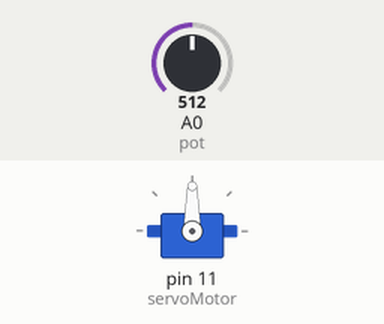
The sketch below on a simulated Arduino Uno, built with avr-gcc and run on an emulated ATmega328P. Shown: servo. The inputs (shaded band) are chosen by the test bench; at power-on: A0 (pot) = 512.

Above: at 1.2 s.
1.3 s: A0 (pot) set to 716
At 1.8 s:
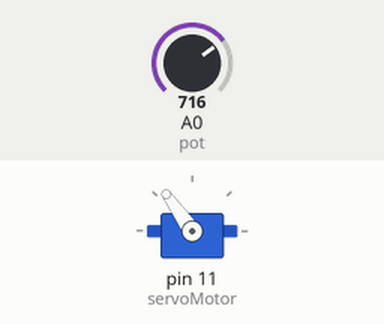
2.8 s: A0 (pot) set to 900
At 3.9 s:
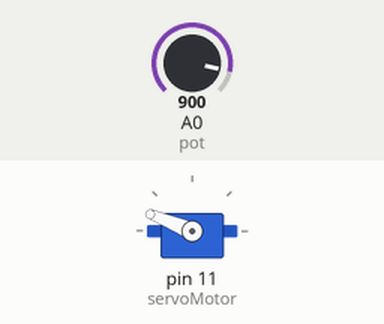
4.3 s: A0 (pot) set to 1023
At 5.4 s:
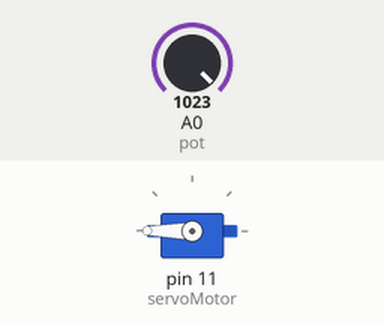
5.8 s: A0 (pot) set to 306
At 6.3 s:
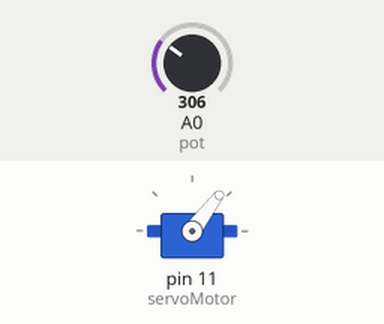
7.3 s: A0 (pot) set to 122
At 7.7 s:
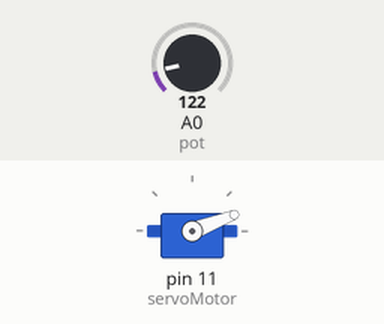
Timing chart, 0 to 9.8 s (numbered marks = the images above; inputs shaded):
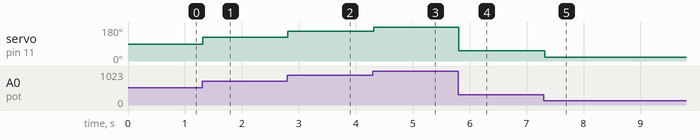

The sketch:

Servo_0_180.ino
```cpp
#include <Servo.h>

// Declaramos la variable para controlar el servo
Servo servoMotor;
int pot = A0;
int val;

void setup() {
  // Iniciamos el monitor serie para mostrar el resultado
  Serial.begin(9600);

  // Iniciamos el servo para que empiece a trabajar con el pin 9
  servoMotor.attach(11);

  // Inicializamos al ángulo 0 el servomotor
  servoMotor.write(20);
}

void loop() {


  val = analogRead(pot);
  val = map(val,0,1023,0,180);

  servoMotor.write(val);
  delay(15);
}

  /*
  // Vamos a tener dos bucles uno para mover en sentido positivo y otro en sentido negativo
  // Para el sentido positivo
  for (int i = 0; i <= 180; i++)
  {
    // Desplazamos al ángulo correspondiente
    servoMotor.write(i);
    Serial.println(i);
    // Hacemos una pausa de 25ms
    delay(25);
  }

  // Para el sentido negativo
  for (int i = 180; i > 0; i--)
  {
    // Desplazamos al ángulo correspondiente
    servoMotor.write(i);
    // Hacemos una pausa de 25ms
    delay(25);
  }*/
```

Measured:
- after the input at 1.3 s, servo on pin 11 (servoMotor): 90° → 125° at once
- after the input at 2.8 s, servo on pin 11 (servoMotor): 125° → 158° at once
- after the input at 4.3 s, servo on pin 11 (servoMotor): 158° → 180° at once
- after the input at 5.8 s, servo on pin 11 (servoMotor): 180° → 53° at once
- after the input at 7.3 s, servo on pin 11 (servoMotor): 53° → 21° at once
